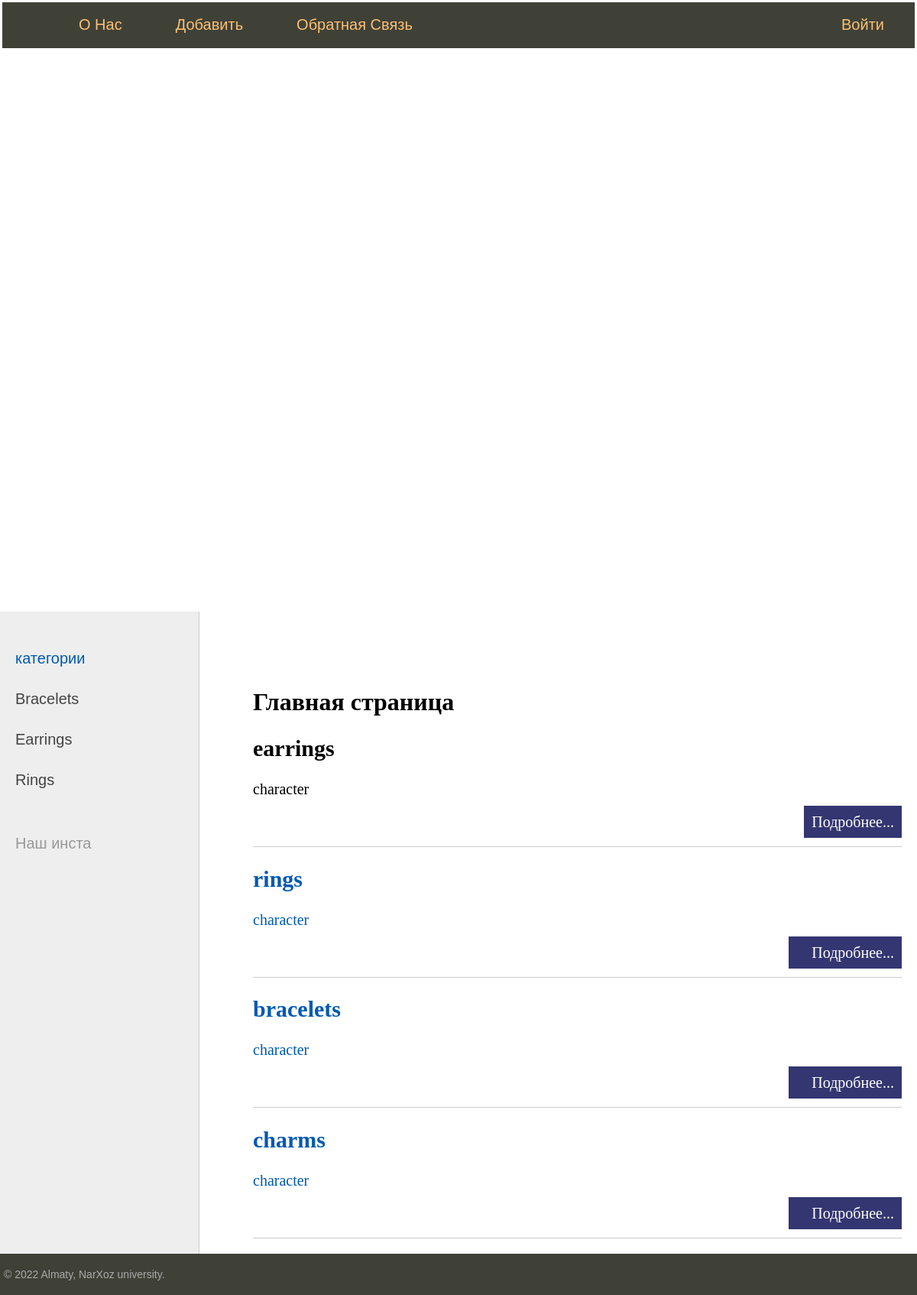
Screenshot of /aigerim/ with the database file from the repository.
### aigerim/models.py (models this page shows)
class Aigerim(models.Model):
    objects = None
    name = models.CharField(max_length=255)
    content = models.TextField(blank=True)
    price = models.BigIntegerField(default=True)
    photo = models.ImageField(upload_to="photos/%Y/%m/%d/")

### aigerim/views.py (the view)
# urls.py: path('', index, name = 'home'),            # http://127.0.0.1:8000/aigerim/
def index(request): #HttpRequest
    posts = Aigerim.objects.all()
    return render(request, 'aigerim/index.html', {'posts': posts, 'menu': menu, 'title': 'Главная страница'})

### aigerim/templates/aigerim/index.html (shortened to what this page needs)
{% extends 'aigerim/base.html' %}
{% block content %}
<h1>{{title}}</h1>
<ul class="list-articles">
    {% for p in posts %}
    <li>
        <h2>{{p.name}}</h2>
        {% autoescape on %}
        {{p.content|linebreaks|truncatewords:50}}
        {% endautoescape %}
        <p class="link-read-post"><a href="#">Подробнее...</p>
    </li>
    {% endfor %}
</ul>
{% endblock %}

### aigerim/templates/aigerim/base.html (shortened to what this page needs)
{% load static %}
<!doctype html>
<html>
<head>
    <link type="text/css" href="{% static 'aigerim/css/style.css' %}" rel="stylesheet" />
</head>
<body>
<table class="table-page" border=0 collpadding="0" collspacing="0">
    <tr>
        <td valign="top">
{% block mainmenu %}
            <div class="header">
                <ul id="mainmenu" class="mainmenu">
                    <li class="logo">
                        <a href="#">
                            <div class="logo">
                            </div>
                        </a>
                    </li>
                    {% for m in menu %}
                    {% if not forloop.last %}
                    <li>
                        <a href="#">
                            {{m.title}}
                        </a>
                    </li>
                    {% else %}
                    <li class="last">
                        <a href="#">
                            {{m.title}}
                        </a>
                    </li>
                    {% endif %}
                    {% endfor %}
                </ul>
            </div>
        </td>
    </tr>
</table>
<table class="table-content" border=0 cellpadding="0" cellspacing="0">
<tr>
	<td valign="top" class="left-chapters">
	<ul id="leftchapters">
		<li class="selected">категории</li>
		<li><a href="#">Bracelets</a></li>
		<li><a href="#">Earrings</a></li>
		<li><a href="#">Rings</a></li>
		<li class="share">
		<p>Наш инста</p>
		<a class="share-yt" href="#" target="_blank" rel="nofollow"></a>
		</li>
	</ul>
</td>
<td valign="top" class="content">
	<div class="content-text">
{% block content %}
{% endblock %}
	</div>
</td></tr></table>
<tr><td valign=top>
	<div id="footer">
		<p>&copy; 2022 Almaty, NarXoz university.</p>
	</div>
</td></tr></table>
</body>
</html>

### aigerim/static/aigerim/css/style.css (style rules this page uses)
html, body { font-family: 'Arial'; margin: 0; padding: 0; height: 100%; width: 100%; color: #444; }
a { color: #0059b2; text-decoration: none; }
p.link-read-post { text-align: right; }
p.link-read-post a { padding: 10px; min-width: 100px; background: #333671; color: #fff; text-decoration: none; }
ul.list-articles { list-style: none; margin: 0; padding: 0; }
ul.list-articles li { border-bottom: 1px solid #ccc; }
.table-page { width: 100%; height: 100%; vertical-align: top; }
.table-page tr { height: 100%; }
.header { background: #3F4137; height: 60px; }
.logo { background: url('../images/logo.png') no-repeat 10px 5px; width: 70px; height: 60px; }
ul.mainmenu { list-style: none; margin: 0; padding: 0; height: 60px; color: #fdc073; font-size: 20px; overflow: hidden; }
ul.mainmenu li { float: left; margin: 18px 40px 0 30px; }
ul.mainmenu li.logo { margin: 0; }
ul.mainmenu li.last { float: right; }
ul.mainmenu li a { color: #fdc073; text-decoration: none; }
.table-content { width: 100%; min-height: 100%; height: 100%; }
.left-chapters { margin: 0; background: #eee; border-right: 1px solid #ccc; min-height: 100%; }
.left-chapters ul { width: 230px; min-height: 100%; margin: 0; padding: 20px 10px 10px 20px; list-style: none; font-size: 20px; }
.left-chapters ul li { margin: 30px 0 0 0; color: #999; }
.left-chapters ul li.selected { color: #0059b2; }
.left-chapters ul li a { color: #444; text-decoration: none; }
.left-chapters ul li.share { margin: 60px 0 0 0; }
.left-chapters ul li.share p { margin: 30px 0 30px 0; }
.left-chapters ul li.share a { display: inline-block; width: 40px; height: 40px; margin: 0 20px 0 0; }
.left-chapters ul li.share a.share-yt { width: 100%; height: 30px; background: url('../images/share_yt.png') no-repeat 0 0 }
.content { padding: 40px 20px 20px 40px; width: 100%; box-sizing: border-box; }
.content-text { margin: 60px 0 0 30px; color: #000; font-size: 20px; font-family: Yandex Sans Display Light; }
.content-text h1 { font-size: 32px; }
#footer { box-sizing: border-box; background: #3F4137; padding: 5px; color: #aaa; font-size: 14px; font-family: Verdana, Geneva, Arial, Helvetica; text-align: left; overflow: hidden; }

### rows the page displays
Aigerim: name "earrings", content "character"
Aigerim: name "rings", content "character"
Aigerim: name "bracelets", content "character"
Aigerim: name "charms", content "character"

### other values shown
{{ m.title }} "О Нас" "Добавить" "Обратная Связь"
{{ m.title }} "Войти"
{{ title }} "Главная страница"
